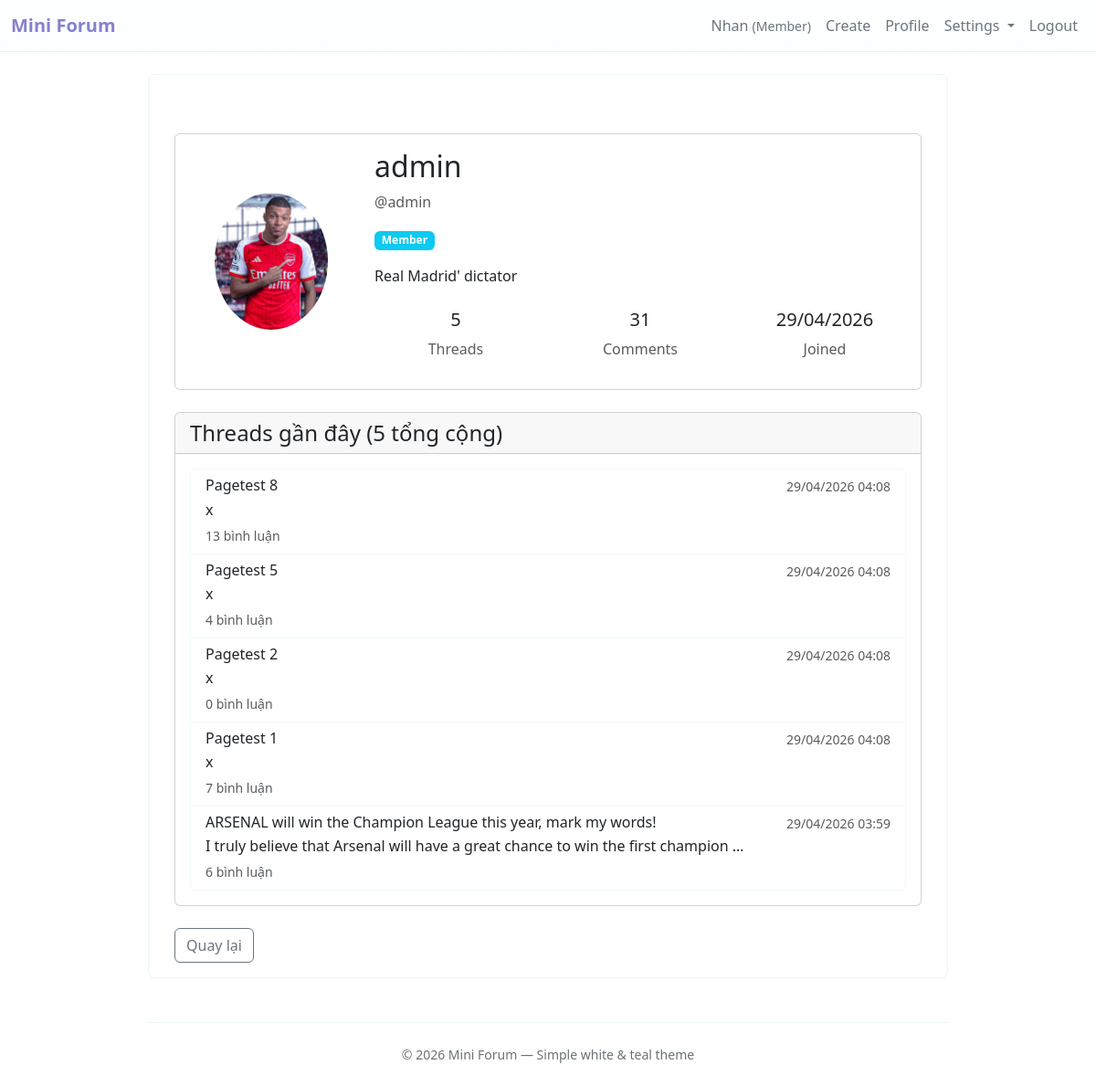
Page /user/admin/ (signed in) on the committed database.
### forum/models.py (models this page shows, shortened)
class User(AbstractUser):
    ROLE_GUEST = "guest"
    ROLE_MEMBER = "member"
    ROLE_MODERATOR = "moderator"
    ROLE_ADMIN = "admin"
    ROLE_CHOICES = [
        (ROLE_GUEST, "Guest"),
        (ROLE_MEMBER, "Member"),
        (ROLE_MODERATOR, "Moderator"),
        (ROLE_ADMIN, "Admin"),
    ]
    role = models.CharField(max_length=16, choices=ROLE_CHOICES, default=ROLE_MEMBER)
    avatar = models.ImageField(upload_to="avatars/", null=True, blank=True)
    bio = models.TextField(max_length=500, blank=True, default="")
    class Meta:
        db_table = "auth_user"
        verbose_name = "User"
        verbose_name_plural = "Users"
    def get_thread_count(self):
        return self.threads.filter(status=Thread.STATUS_PUBLISHED).count()
    def get_comment_count(self):
        return self.comments.filter(status=Comment.STATUS_PUBLISHED).count()
    def get_display_name(self):
        if self.first_name and self.last_name:
            return f"{self.first_name} {self.last_name}"
        elif self.first_name:
            return self.first_name
        return self.username

class Thread(models.Model):
    STATUS_PUBLISHED = "published"
    STATUS_HIDDEN = "hidden"
    STATUS_DELETED = "deleted"
    STATUS_CHOICES = [
        (STATUS_PUBLISHED, "Published"),
        (STATUS_HIDDEN, "Hidden"),
        (STATUS_DELETED, "Deleted"),
    ]
    title = models.CharField(max_length=255)
    content = models.TextField()
    author = models.ForeignKey(
        settings.AUTH_USER_MODEL, on_delete=models.CASCADE, related_name="threads"
    )
    status = models.CharField(
        max_length=16, choices=STATUS_CHOICES, default=STATUS_PUBLISHED
    )
    created_at = models.DateTimeField(default=timezone.now)
    updated_at = models.DateTimeField(auto_now=True)
    image = models.ImageField(upload_to="threads/", null=True, blank=True)

### forum/views.py (the view)
# urls.py: path("user/<str:username>/", views.user_profile, name="user_profile"),
def user_profile(request, username):
    target_user = get_object_or_404(User, username=username)
    user_threads = target_user.threads.filter(status=Thread.STATUS_PUBLISHED).order_by(
        "-created_at"
    )[:10]
    context = {
        "target_user": target_user,
        "user_threads": user_threads,
        "thread_count": target_user.get_thread_count(),
        "comment_count": target_user.get_comment_count(),
        "is_own_profile": request.user.is_authenticated and request.user == target_user,
    }
    return render(request, "forum/user_profile.html", context)

### forum/templates/forum/user_profile.html (shortened to what this page needs)
{% extends "base.html" %}
{% block content %}
<div class="container mt-5">
    <div class="card mb-4">
        <div class="card-body">
            <div class="row align-items-center">
                <div class="col-md-3 text-center">
                    {% if target_user.avatar %}
                        <img src="{{ target_user.avatar.url }}" alt="{{ target_user.username }}" class="img-fluid rounded-circle" style="max-width: 150px; max-height: 150px; object-fit: cover;">
                    {% else %}
                        <div class="bg-secondary rounded-circle d-inline-flex align-items-center justify-content-center" style="width: 150px; height: 150px;">
                            <span class="text-white fs-1">{{ target_user.username|first|upper }}</span>
                        </div>
                    {% endif %}
                </div>
                <div class="col-md-9">
                    <h2>{{ target_user.get_display_name }}</h2>
                    <p class="text-muted">@{{ target_user.username }}</p>
                    <div class="mb-3">
                        {% if target_user.role == 'admin' %}
                            <span class="badge bg-danger">Admin</span>
                        {% elif target_user.role == 'moderator' %}
                            <span class="badge bg-warning">Moderator</span>
                        {% else %}
                            <span class="badge bg-info""">Member</span>
                        {% endif %}
                    </div>
                    {% if target_user.bio %}
                        <p class="card-text">{{ target_user.bio }}</p>
                    {% else %}
                        <p class="card-text text-muted"><em>Chưa có tiểu sử</em></p>
                    {% endif %}
                    <div class="row text-center mt-4">
                        <div class="col-sm-4">
                            <h5>{{ thread_count }}</h5>
                            <p class="text-muted">Threads</p>
                        </div>
                        <div class="col-sm-4">
                            <h5>{{ comment_count }}</h5>
                            <p class="text-muted">Comments</p>
                        </div>
                        <div class="col-sm-4">
                            <h5>{{ target_user.date_joined|date:"d/m/Y" }}</h5>
                            <p class="text-muted">Joined</p>
                        </div>
                    </div>
                </div>
            </div>
        </div>
    </div>
    <div class="card">
        <div class="card-header">
            <h4 class="mb-0">Threads gần đây ({{ thread_count }} tổng cộng)</h4>
        </div>
        <div class="card-body">
            {% if user_threads %}
                <div class="list-group">
                    {% for thread in user_threads %}
                        <a href="{% url 'forum:detail' thread.id %}" class="list-group-item list-group-item-action">
                            <div class="d-flex w-100 justify-content-between">
                                <h6 class="mb-1">{{ thread.title }}</h6>
                                <small class="text-muted">{{ thread.created_at|date:"d/m/Y H:i" }}</small>
                            </div>
                            <p class="mb-1 text-truncate">{{ thread.content|truncatewords:15 }}</p>
                            <small class="text-muted">
                                 {{ thread.comments.count }} bình luận
                            </small>
                        </a>
                    {% endfor %}
                </div>
            {% else %}
                <p class="text-muted text-center py-4">
                    <em>Chưa có thread nào được xuất bản</em>
                </p>
            {% endif %}
        </div>
    </div>
    <div class="mt-4">
        <a href="{% url 'forum:index' %}" class="btn btn-outline-secondary">
             Quay lại
        </a>
    </div>
</div>
{% endblock %}

### forum/templates/base.html (shortened to what this page needs)
<!doctype html>
<html>
    <head>
        {% load static %}
        <link
            href="https://cdn.jsdelivr.net/npm/bootstrap@5.3.2/dist/css/bootstrap.min.css"
            rel="stylesheet"
        />
        <link href="{% static 'forum/theme.css' %}" rel="stylesheet" />
    </head>
    <body>
        <nav class="navbar navbar-expand-lg">
            <div class="container-fluid">
                <a class="navbar-brand" href="/">Mini Forum</a>
                <div class="collapse navbar-collapse" id="navMain">
                    <ul class="navbar-nav ms-auto align-items-center">
                        {% if user.is_authenticated %}
                            <li class="nav-item">
                                <span class="nav-link">
                                    {{ user.first_name|default:user.username }}
                                    <small>({{ user.get_role_display }})</small>
                                </span>
                            </li>
                            {% if user.role == 'member' or user.role == 'moderator' or user.role == 'admin' %}
                            <li class="nav-item">
                                <a class="nav-link" href="/threads/create/">Create</a>
                            </li>
                            {% endif %}
                            <li class="nav-item">
                                <a class="nav-link" href="{% url 'forum:user_profile' user.username %}">Profile</a>
                            </li>
                            <li class="nav-item dropdown">
                                <a class="nav-link dropdown-toggle" href="#" id="settingsDropdown" role="button" data-bs-toggle="dropdown" aria-expanded="false">
                                    Settings
                                </a>
                            </li>
                            <li class="nav-item">
                                <a class="nav-link" href="/accounts/logout/">Logout</a>
                            </li>
                        {% endif %}
                    </ul>
                </div>
            </div>
        </nav>
        <main class="container mt-4">
            <div class="card-soft">
                {% block content %}{% endblock %}
            </div>
            <footer class="site-footer text-center">
                <small class="d-block">&copy; {% now "Y" %} Mini Forum — Simple white & teal theme</small>
            </footer>
        </main>
    </body>
</html>

### forum/static/forum/theme.css (style rules this page uses)
:root { --brand-teal: #0b1467; --brand-dark: #8681cc; --muted: #6c757d; }
body { background-color: #ffffff; color: #1f2937; }
.navbar { background: linear-gradient(180deg, #ffffff, #fbfeff); border-bottom: 1px solid #e9f5f3; }
.navbar-brand { color: var(--brand-dark) !important; font-weight: 600; }
.nav-link { color: var(--muted) !important; }
main.container { max-width: 900px; }
.card-soft { background: #ffffff; border: 1px solid #eaf7f5; box-shadow: 0 1px 2px rgba(13,148,136,0.04); border-radius: .5rem; padding: 1rem; }
.list-group-item { border: 1px solid #f0fbfa; }
footer.site-footer { margin-top: 3rem; padding: 1.5rem 0; border-top: 1px solid #eef8f7; color: #6b7275; }

### rows in the picture
Thread: title "Pagetest 8", created_at "29/04/2026 04:08", content "x", comments.count "13"
Thread: title "Pagetest 5", created_at "29/04/2026 04:08", content "x", comments.count "4"
Thread: title "Pagetest 2", created_at "29/04/2026 04:08", content "x", comments.count "0"
Thread: title "Pagetest 1", created_at "29/04/2026 04:08", content "x", comments.count "7"
Thread: title "ARSENAL will win the Champion League this year, mark my words!", created_at "29/04/2026 03:59", content "I truly believe that Arsenal will have a great chance to win the first champion …", comments.count "6"

### other values in the picture
{{ user.first_name|default:user.username }} "Nhan"
{{ user.get_role_display }} "Member"
{{ target_user.get_display_name }} "admin"
{{ target_user.username }} "admin"
{{ target_user.bio }} "Real Madrid' dictator"
{{ thread_count }} "5"
{{ comment_count }} "31"
{{ target_user.date_joined|date:"d/m/Y" }} "29/04/2026"
